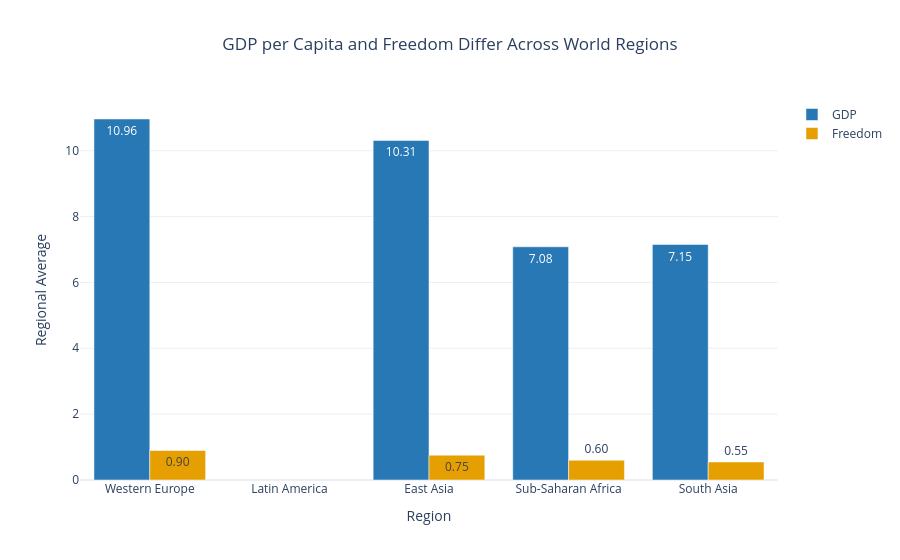

This figure's notebook cell:
### Markdown cell above
---
## Done? Stretch Goal

If you finish both tasks with time to spare, try this:

**Task 3 (stretch):** Build a **grouped bar chart** comparing 2 sub-factors (e.g. `GDP_per_capita` and `Freedom`) across the 5 most populated regions. Use colour meaningfully and write an insight title.

Regions to include: `'Western Europe'`, `'Latin America'`, `'East Asia'`, `'Sub-Saharan Africa'`, `'South Asia'`

### Code cell
# Stretch goal — grouped bar chart
# YOUR CODE HERE

# Task 3: GDP and Freedom across five regions

# Step 1: Select the five required regions
selected_regions = [
    'Western Europe',
    'Latin America',
    'East Asia',
    'Sub-Saharan Africa',
    'South Asia'
]

# Step 2: Filter the dataset and calculate regional averages
region_factors = (
    df[df['Region'].isin(selected_regions)]
    .groupby('Region')[['GDP', 'Freedom']]
    .mean()
    .reindex(selected_regions)
    .reset_index()
)

print(region_factors)

# Step 3: Reshape the data for a grouped bar chart
chart_data = region_factors.melt(
    id_vars='Region',
    value_vars=['GDP', 'Freedom'],
    var_name='Factor',
    value_name='Average Value'
)

# Step 4: Create the grouped bar chart
fig3 = px.bar(
    chart_data,
    x='Region',
    y='Average Value',
    color='Factor',
    barmode='group',
    color_discrete_map={
        'GDP': '#2878B5',
        'Freedom': '#E69F00'
    },
    title='GDP per Capita and Freedom Differ Across World Regions',
    labels={
        'Region': 'Region',
        'Average Value': 'Regional Average',
        'Factor': 'Indicator'
    },
    text_auto='.2f'
)

fig3.update_layout(
    template='plotly_white',
    yaxis=dict(rangemode='tozero', title='Regional Average'),
    xaxis_title='Region',
    title_x=0.5,
    font=dict(size=12),
    legend_title_text=''
)

fig3.show()

### Figure 1 — Plotly figure (JSON) as saved in the notebook; plotly's stock layout.template omitted (floating-point values rounded to 4 significant figures)
{"data": [{"alignmentgroup": "True", "hovertemplate": "Indicator=GDP<br>Region=%{x}<br>Regional Average=%{y}<extra></extra>", "legendgroup": "GDP", "marker": {"color": "#2878B5", "pattern": {"shape": ""}}, "name": "GDP", "offsetgroup": "GDP", "orientation": "v", "showlegend": true, "textposition": "auto", "texttemplate": "%{y:.2f}", "type": "bar", "x": ["Western Europe", "Latin America", "East Asia", "Sub-Saharan Africa", "South Asia"], "xaxis": "x", "y": [10.96, NaN, 10.31, 7.082, 7.152], "yaxis": "y"}, {"alignmentgroup": "True", "hovertemplate": "Indicator=Freedom<br>Region=%{x}<br>Regional Average=%{y}<extra></extra>", "legendgroup": "Freedom", "marker": {"color": "#E69F00", "pattern": {"shape": ""}}, "name": "Freedom", "offsetgroup": "Freedom", "orientation": "v", "showlegend": true, "textposition": "auto", "texttemplate": "%{y:.2f}", "type": "bar", "x": ["Western Europe", "Latin America", "East Asia", "Sub-Saharan Africa", "South Asia"], "xaxis": "x", "y": [0.8961, NaN, 0.754, 0.5994, 0.5463], "yaxis": "y"}], "layout": {"barmode": "group", "font": {"size": 12}, "legend": {"title": {"text": ""}, "tracegroupgap": 0}, "title": {"text": "GDP per Capita and Freedom Differ Across World Regions", "x": 0.5}, "xaxis": {"anchor": "y", "domain": [0, 1], "title": {"text": "Region"}}, "yaxis": {"anchor": "x", "domain": [0, 1], "rangemode": "tozero", "title": {"text": "Regional Average"}}}}
